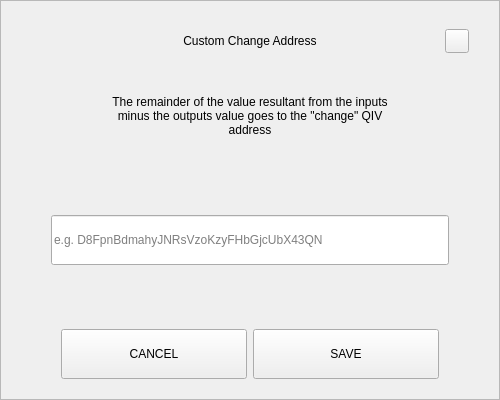
<?xml version="1.0" encoding="UTF-8"?>
<ui version="4.0">
 <class>SendChangeAddressDialog</class>
 <widget class="QDialog" name="SendChangeAddressDialog">
  <property name="geometry">
   <rect>
    <x>0</x>
    <y>0</y>
    <width>500</width>
    <height>400</height>
   </rect>
  </property>
  <property name="windowTitle">
   <string>Dialog</string>
  </property>
  <layout class="QVBoxLayout" name="verticalLayout">
   <property name="spacing">
    <number>0</number>
   </property>
   <property name="leftMargin">
    <number>0</number>
   </property>
   <property name="topMargin">
    <number>0</number>
   </property>
   <property name="rightMargin">
    <number>0</number>
   </property>
   <property name="bottomMargin">
    <number>0</number>
   </property>
   <item>
    <widget class="QFrame" name="frame">
     <property name="styleSheet">
      <string notr="true"/>
     </property>
     <property name="frameShape">
      <enum>QFrame::StyledPanel</enum>
     </property>
     <property name="frameShadow">
      <enum>QFrame::Raised</enum>
     </property>
     <layout class="QVBoxLayout" name="verticalLayout_2" stretch="0,0,0,0,0,0,0">
      <property name="spacing">
       <number>0</number>
      </property>
      <property name="leftMargin">
       <number>30</number>
      </property>
      <property name="topMargin">
       <number>20</number>
      </property>
      <property name="rightMargin">
       <number>30</number>
      </property>
      <property name="bottomMargin">
       <number>20</number>
      </property>
      <item>
       <layout class="QHBoxLayout" name="horizontalLayout_3">
        <property name="spacing">
         <number>0</number>
        </property>
        <item>
         <spacer name="horizontalSpacer_2">
          <property name="orientation">
           <enum>Qt::Horizontal</enum>
          </property>
          <property name="sizeHint" stdset="0">
           <size>
            <width>40</width>
            <height>20</height>
           </size>
          </property>
         </spacer>
        </item>
        <item>
         <widget class="QLabel" name="labelTitle">
          <property name="minimumSize">
           <size>
            <width>0</width>
            <height>40</height>
           </size>
          </property>
          <property name="maximumSize">
           <size>
            <width>16777215</width>
            <height>40</height>
           </size>
          </property>
          <property name="styleSheet">
           <string notr="true">padding-left:24px;</string>
          </property>
          <property name="text">
           <string>Custom Change Address</string>
          </property>
          <property name="alignment">
           <set>Qt::AlignCenter</set>
          </property>
          <property name="margin">
           <number>7</number>
          </property>
         </widget>
        </item>
        <item>
         <spacer name="horizontalSpacer">
          <property name="orientation">
           <enum>Qt::Horizontal</enum>
          </property>
          <property name="sizeHint" stdset="0">
           <size>
            <width>40</width>
            <height>20</height>
           </size>
          </property>
         </spacer>
        </item>
        <item>
         <widget class="QPushButton" name="btnEsc">
          <property name="minimumSize">
           <size>
            <width>24</width>
            <height>24</height>
           </size>
          </property>
          <property name="maximumSize">
           <size>
            <width>24</width>
            <height>24</height>
           </size>
          </property>
          <property name="focusPolicy">
           <enum>Qt::NoFocus</enum>
          </property>
          <property name="text">
           <string/>
          </property>
         </widget>
        </item>
       </layout>
      </item>
      <item>
       <spacer name="verticalSpacer_2">
        <property name="orientation">
         <enum>Qt::Vertical</enum>
        </property>
        <property name="sizeType">
         <enum>QSizePolicy::Fixed</enum>
        </property>
        <property name="sizeHint" stdset="0">
         <size>
          <width>20</width>
          <height>20</height>
         </size>
        </property>
       </spacer>
      </item>
      <item alignment="Qt::AlignHCenter">
       <widget class="QLabel" name="labelMessage">
        <property name="minimumSize">
         <size>
          <width>0</width>
          <height>70</height>
         </size>
        </property>
        <property name="text">
         <string>The remainder of the value resultant from the inputs minus the outputs value goes to the &quot;change&quot; QIV address</string>
        </property>
        <property name="alignment">
         <set>Qt::AlignCenter</set>
        </property>
        <property name="wordWrap">
         <bool>true</bool>
        </property>
       </widget>
      </item>
      <item>
       <spacer name="verticalSpacer_3">
        <property name="orientation">
         <enum>Qt::Vertical</enum>
        </property>
        <property name="sizeHint" stdset="0">
         <size>
          <width>20</width>
          <height>40</height>
         </size>
        </property>
       </spacer>
      </item>
      <item>
       <layout class="QHBoxLayout" name="horizontalLayout_2">
        <property name="spacing">
         <number>0</number>
        </property>
        <property name="leftMargin">
         <number>20</number>
        </property>
        <property name="rightMargin">
         <number>20</number>
        </property>
        <item>
         <widget class="QLineEdit" name="lineEditAddress">
          <property name="minimumSize">
           <size>
            <width>0</width>
            <height>50</height>
           </size>
          </property>
          <property name="placeholderText">
           <string notr="true">e.g. D8FpnBdmahyJNRsVzoKzyFHbGjcUbX43QN</string>
          </property>
         </widget>
        </item>
       </layout>
      </item>
      <item>
       <spacer name="verticalSpacer">
        <property name="orientation">
         <enum>Qt::Vertical</enum>
        </property>
        <property name="sizeHint" stdset="0">
         <size>
          <width>20</width>
          <height>40</height>
         </size>
        </property>
       </spacer>
      </item>
      <item>
       <layout class="QHBoxLayout" name="horizontalLayout" stretch="2,2">
        <property name="spacing">
         <number>6</number>
        </property>
        <property name="leftMargin">
         <number>30</number>
        </property>
        <property name="rightMargin">
         <number>30</number>
        </property>
        <item>
         <widget class="QPushButton" name="btnCancel">
          <property name="minimumSize">
           <size>
            <width>180</width>
            <height>50</height>
           </size>
          </property>
          <property name="focusPolicy">
           <enum>Qt::NoFocus</enum>
          </property>
          <property name="text">
           <string>CANCEL</string>
          </property>
         </widget>
        </item>
        <item>
         <widget class="QPushButton" name="btnSave">
          <property name="minimumSize">
           <size>
            <width>180</width>
            <height>50</height>
           </size>
          </property>
          <property name="focusPolicy">
           <enum>Qt::NoFocus</enum>
          </property>
          <property name="text">
           <string>SAVE</string>
          </property>
         </widget>
        </item>
       </layout>
      </item>
     </layout>
    </widget>
   </item>
  </layout>
 </widget>
 <resources/>
 <connections/>
</ui>
